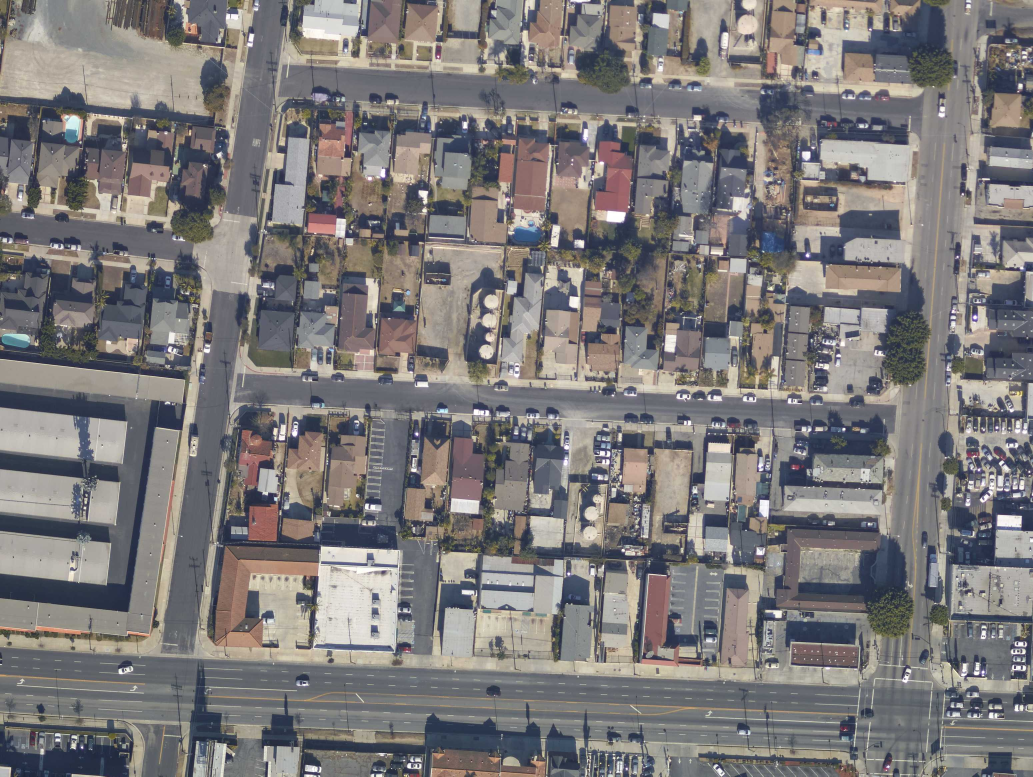
#> input picture train_sm/set16/set16_2.jpeg, 3099 x 2329 px (shown at 1/3 size); its folder holds 3 pictures in this run
$ python dataset.py
#> lines starting #> are read from the running program, lines starting #| are printed output that depends on the picture
### utility.py
import shutil
import itertools
import random
from pathlib import Path


# ================================================================================
# [14 lines left out: function reorganisze_img_set, not called in this run]


# ================================================================================
def generate_sequence(n=50, orig=[1, 2, 3, 4, 5]):
    """
    Generate n sequence for synthetic set
    :param n:
    :param orig:
    :return:
    """
    ops = []
    for j in itertools.permutations(orig):
        ops.append(j)

    random.shuffle(ops)

    res = ops[:n]
    if (1, 2, 3, 4, 5) not in res:
        res[random.randint(0, n - 1)] = (1, 2, 3, 4, 5)

    return res


# ===============================================================================================
# [4 lines that do not run on import are left out]

### dataset.py
from pathlib import Path
from typing import Dict, Tuple
from typing import List

import cv2

import numpy as np
import pandas as pd

from utility import generate_sequence
from multiprocessing import Process, Manager, Queue, Pool


class chronology_images_dataset:
    # ==============================================================
    def __init__(self, algo_detect: str, threshold: int, nb_sequence: int):
        """

        :param algo_detect:
        :param threshold: matching point distance threshold between two images
        :param nb_sequence: number of randomly generated sequence
        """
        self.algo_detect = algo_detect
        if algo_detect == 'orb':
            self.detector = cv2.ORB_create(1000)
        elif algo_detect == 'brisk':
            self.detector = cv2.BRISK_create()
        elif algo_detect == 'sift':
            self.detector = cv2.SIFT_create()
        elif algo_detect == 'fast':
            self.detector = cv2.FastFeatureDetector_create()

        self.threshold = threshold
        self.nb_sequence = nb_sequence

    # ==============================================================
    @staticmethod
    def load_image(img_path: Path) -> np.ndarray:
        """
        load the image and transform it into grayscale one
        """
        img_color = cv2.imread(str(img_path))

        return cv2.cvtColor(img_color, cv2.COLOR_BGR2GRAY)

    # ==============================================================

    def get_features_2_images(self, ref_path: Path, img_path: Path) -> Dict:

        """
        get some matching features from the registration of 2 images
        :param ref: :param img: :return: homography transformation coefficient, number of matching inliners and the
        proportion of the overlapping area
        """
        img = self.load_image(img_path)
        ref = self.load_image(ref_path)


        height, width = ref.shape
        kp_img, d_img = self.detector.detectAndCompute(img, None)

        kp_ref, d_ref = self.detector.detectAndCompute(ref, None)

        if self.algo_detect == 'orb' or 'brisk':
            matcher = cv2.BFMatcher(cv2.NORM_HAMMING, crossCheck=True)
        else:
            matcher = cv2.BFMatcher(cv2.NORM_L2, crossCheck=True)

        # Match the two sets of descriptors.
        matches = matcher.match(d_ref, d_img)

        matches = sorted(matches, key=lambda val: val.distance)


        # Take the top 90 % matches forward.
        # matches = matches[:int(len(matches) * 0.9)]
        no_of_matches = len(matches)

        # Define empty matrices of shape no_of_matches * 2.
        p1 = np.zeros((no_of_matches, 2))
        p2 = np.zeros((no_of_matches, 2))

        for i in range(len(matches)):
            p1[i, :] = kp_img[matches[i].queryIdx].pt
            p2[i, :] = kp_ref[matches[i].trainIdx].pt

        # Find the homography matrix.
        homography, mask = cv2.findHomography(p1, p2, cv2.RANSAC)
        nb_inliners = p1.shape[0]


        # Use this matrix to transform the
        # colored image wrt the reference image.

        return {'matches': matches, 'homography': homography.reshape(1, -1).tolist(), 'nb_inliners': nb_inliners,'nb_matches':no_of_matches}

    # ===========================================================================================
    def get_features_from_seq_images(self, path_imges: List[Path], seq: np.ndarray) -> Tuple[list
    , list,list]:
        """
        get matching features from a sequence of images (features are computed two /two)
        :param ref_path:
        :param img_path:
        :return:
        """
        resdes = []
        res_hom = []
        res_nb_match=[]
        for idx, name in enumerate(seq):

            if idx == 4:  # for last element
                break
            ref_path = path_imges[seq[idx] - 1]
            img_path = path_imges[seq[idx + 1] - 1]
            dict_result = self.get_features_2_images(ref_path, img_path)

            matches = dict_result['matches']
            mlist = [match.distance for match in matches if match.distance < self.threshold]
            deses = {x: 0 for x in range(0, self.threshold)}


            for m in mlist:
                deses[m] += 1
            resdes.extend(deses.values())

            res_nb_match.append(dict_result['nb_matches'])

            homographies = dict_result['homography']

            res_hom.extend(homographies[0])

        return resdes, res_hom,res_nb_match

    # ==============================================================
    def get_similarity_two_image_sets(self, img_set1: List[Path], img_set2: List[Path]):
        pass

    # ==============================================================
    @staticmethod
    def get_similarity_images(img1: np.ndarray, img2: np.ndarray, algo: str = 'Euclidean'):
        if algo == 'Euclidean':
            return np.sqrt(np.sum(np.square(img1.flatten() - img2.flatten())))

    # ==============================================================
    def __call__(self, path_imge_set: Path, set: str,
                 ) -> pd.DataFrame:
        """
        extract feature dataframe for one image set in train/test set
        :param path_imges:
        :return:
        """
        train_set = []
        seqs = generate_sequence(n=self.nb_sequence)
        path_imgs = []
        files = path_imge_set.glob('*.jpeg')

        for i in files:
            path_imgs.append(i)

        for seq in seqs:

            if set == 'train':
                if seq == (1, 2, 3, 4, 5):
                    right = 1
                else:
                    right = 0

            matches, homographies,nb_matches = self.get_features_from_seq_images(path_imges=path_imgs, seq=seq)
            # sequence to file order
            flist = []
            for n in [1, 2, 3, 4, 5]:
                flist.append(seq.index(n) + 1)
            row = dict(
                setId=str(path_imge_set.name[3:]),
                seq=' '.join([str(i) for i in seq]),
                files=' '.join([str(i) for i in flist]),
                match=' '.join(str(i) for i in matches),
                homography=' '.join([str(i) for i in homographies]),
                nb_match=' '.join([str(i) for i in nb_matches])
            )
            if set == 'train':
                row['right'] = right
            train_set.append(row)


        # save frame
        df = pd.DataFrame(train_set)
        return df


# ==================================================================================
def di(img_set_path: Path):
    """
    For the convinience of multiprocessing
    :param img_set_path:
    :return:
    """

    ci = chronology_images_dataset('orb', threshold=100, nb_sequence=1)

    return_dict = ci(img_set_path, 'train')
#> in load_image, img_color is the input picture: shape (2329, 3099, 3); mean B, G, R 121.6, 121.3, 124.2
#> in load_image, `return cv2.cvtColor(img_color, cv2.COLOR_BGR2GRAY)`:
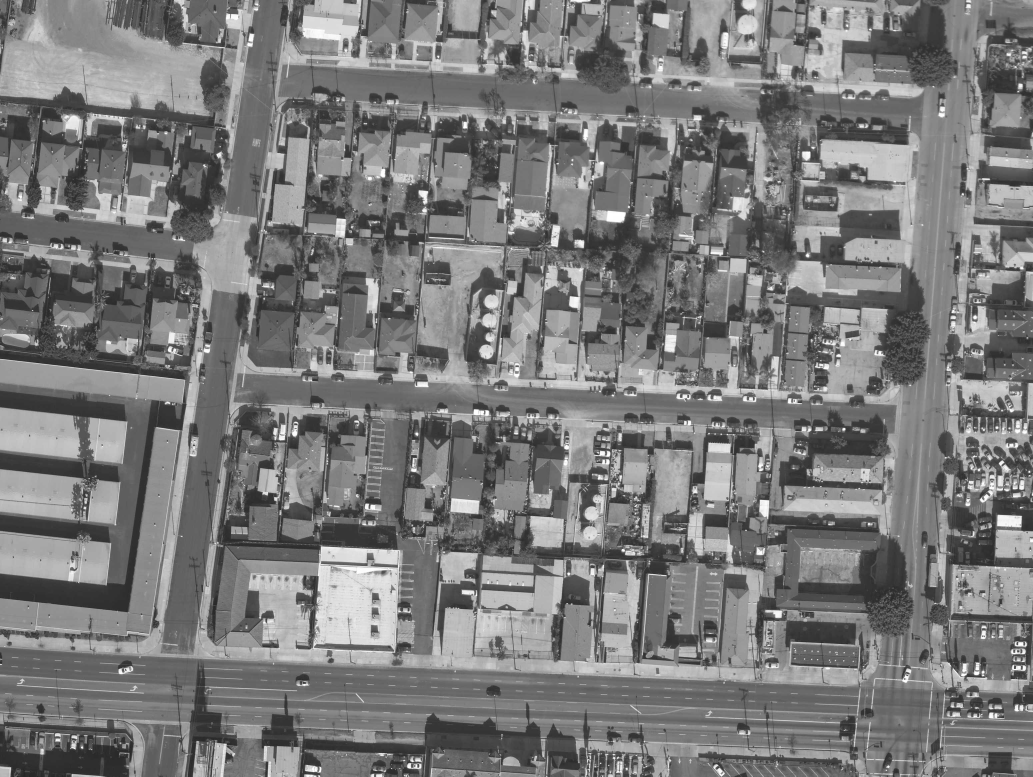
#> returned value: shape (2329, 3099) (shown at 1/3 size); min 15, max 255, mean 122.2
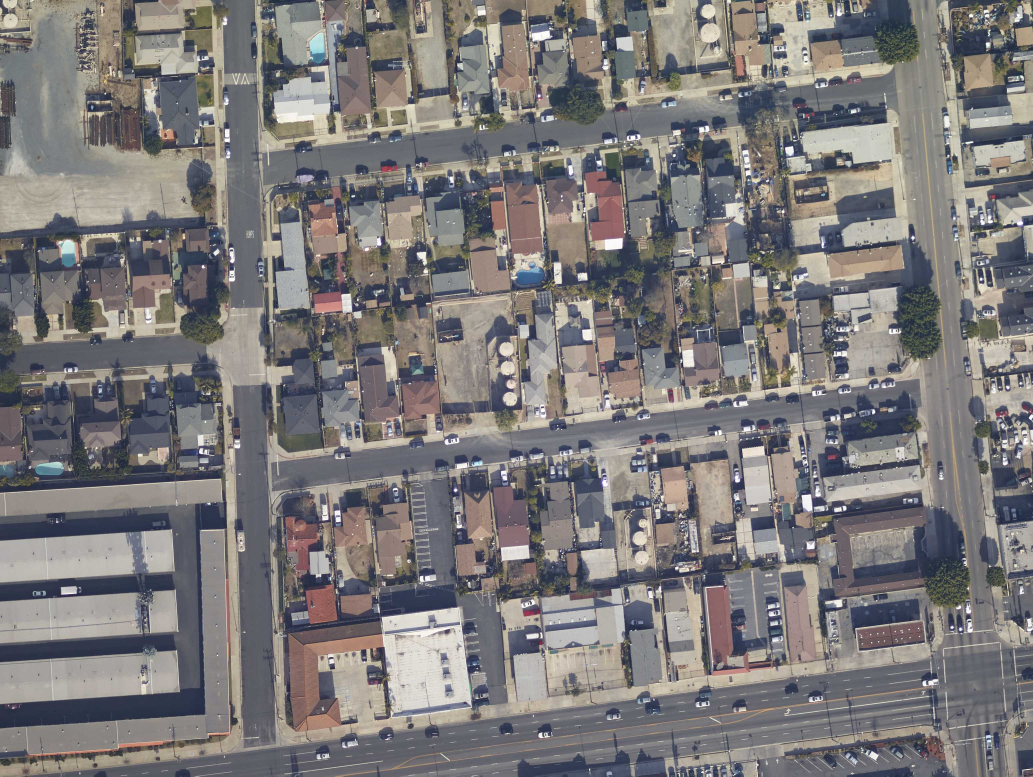
#> input picture train_sm/set16/set16_1.jpeg, 3099 x 2329 px (shown at 1/3 size)
#> in load_image, img_color is the input picture: shape (2329, 3099, 3); mean B, G, R 121.6, 121.4, 124.2
#> in load_image (call 2), `return cv2.cvtColor(img_color, cv2.COLOR_BGR2GRAY)`:
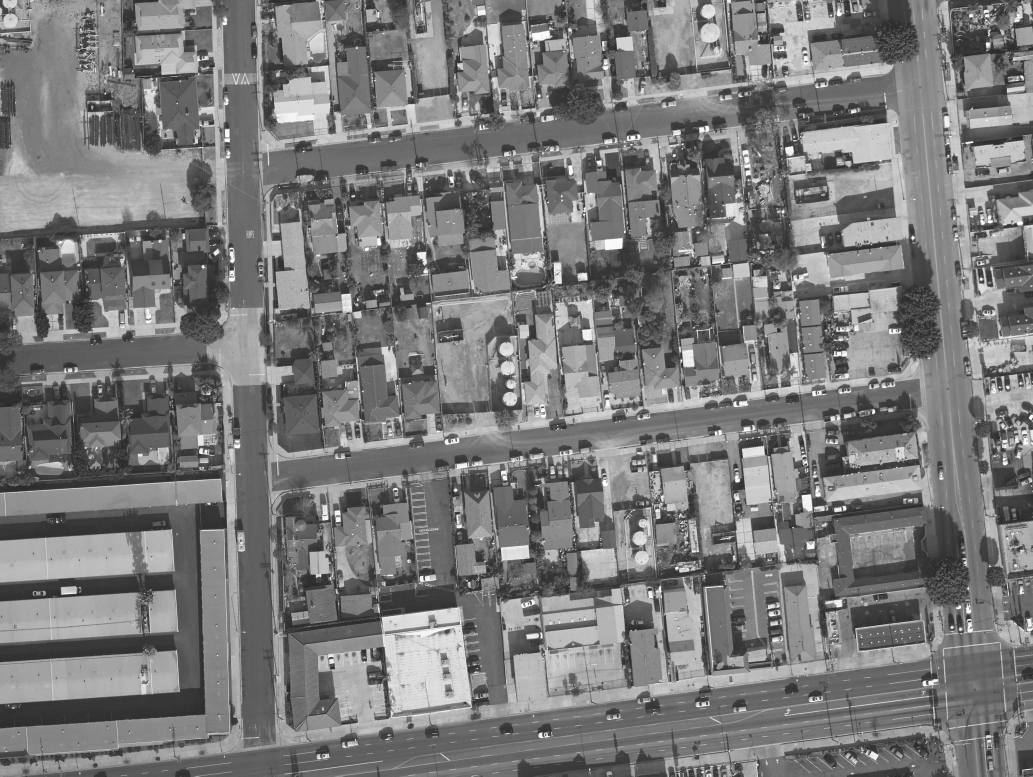
#> returned value: shape (2329, 3099) (shown at 1/3 size); min 5, max 255, mean 122.2
#> in get_features_2_images, `kp_img, d_img = self.detector.detectAndCompute(img, None)`: kp_img = 1000 keypoints; strongest (x, y, size): (3050, 1934, 37.2), (2719, 2025, 31), (3052, 1934, 31), (497, 397, 37.2)
#> in get_features_2_images, `kp_ref, d_ref = self.detector.detectAndCompute(ref, None)`: kp_ref = 1000 keypoints; strongest (x, y, size): (971, 2265, 31), (170, 1566, 37.2), (1356, 1320, 31), (971, 2266, 37.2)
#> in get_features_2_images, `matches = matcher.match(d_ref, d_img)`: matches = 334 matches
#> in get_features_2_images, `no_of_matches = len(matches)`: no_of_matches = 334
#> after the loop in get_features_2_images, `for i in range(len(matches)):`: p1 = 334 pairs, first value 82.8 to 3063, second value 43 to 2296; p2 = 334 pairs, first value 67.2 to 3061, second value 53 to 2290
#> in get_features_2_images, `homography, mask = cv2.findHomography(p1, p2, cv2.RANSAC)`: homography = [[-1.01, 1.13, 642.2], [-1.19, 1.33, 761.5], [-0.00156, 0.00175, 1]]; mask = 334 values, max 1 at index 132, min 0 at index 0, mean 0.00898
#> in get_features_from_seq_images, `dict_result = self.get_features_2_images(ref_path, img_path)`: dict_result = 4 items
#> in get_features_from_seq_images, `matches = dict_result['matches']`: matches = 334 matches
#> in get_features_from_seq_images, `mlist = [match.distance for match in matches if match.distance < self...`: mlist = 334 values from 14 to 76
#> the loop in get_features_from_seq_images, `for m in mlist:` made 334 passes
#> m on passes 1 to 3: 14, 14, 15
#> after the loop in get_features_from_seq_images, `for m in mlist:`: deses = 100 items
#> in get_features_from_seq_images, `homographies = dict_result['homography']`: homographies = [[-1.01, 1.13, 642.2, -1.19, 1.33, 761.5, -0.00156, 0.00175, 1]]

    return return_dict


# ===============================================================================================
if __name__ == '__main__':

    path_parent = Path(__file__).parent / 'train_sm'
    data_train = pd.DataFrame()
    list_path = [f for f in path_parent.iterdir() if f.is_dir()]
    list_path_set = [Path(__file__).parent / f for f in list_path]

    pool = Pool(processes=1)
#> (the run stopped early here; a loop or call above may not have finished)
